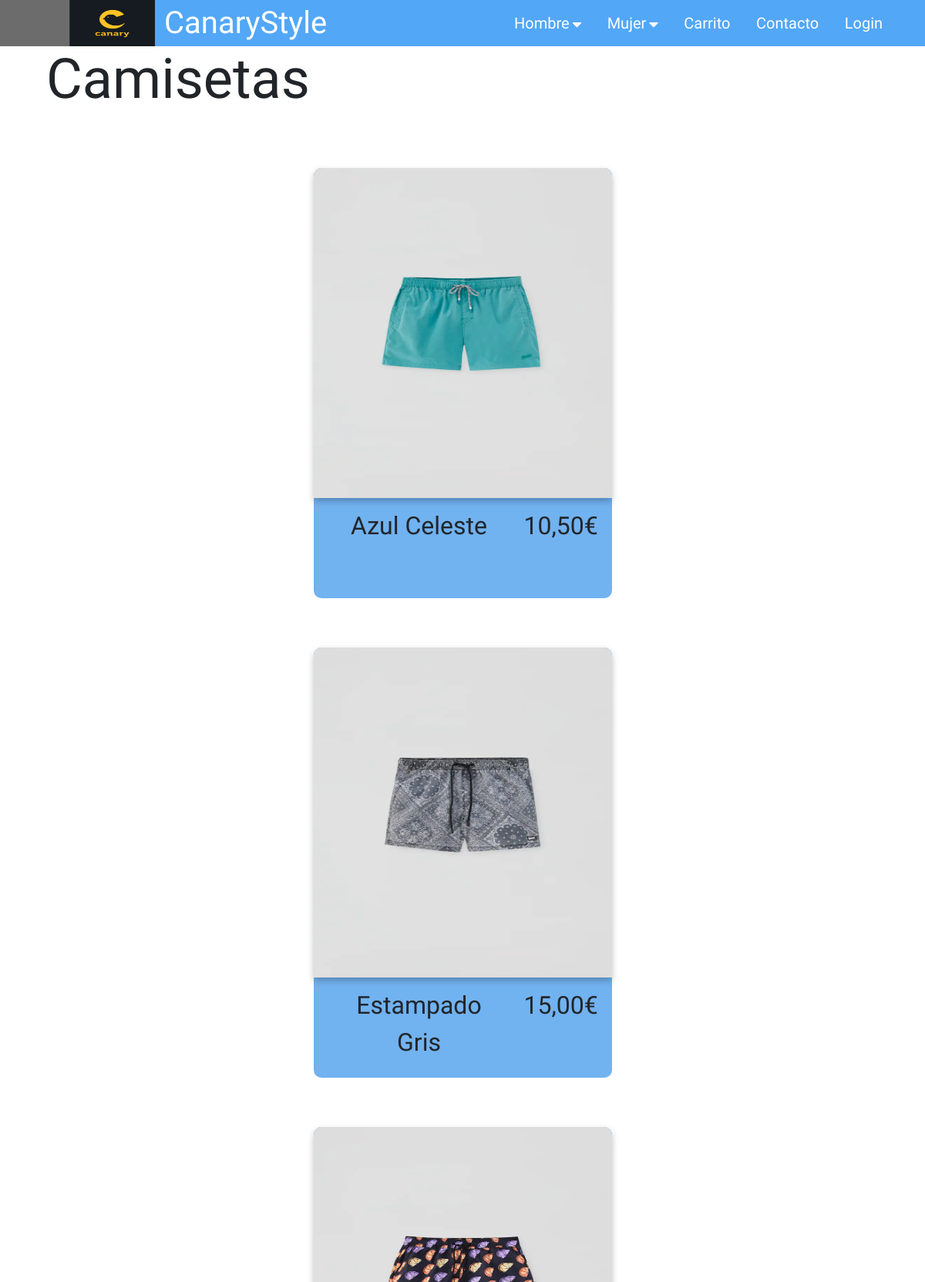
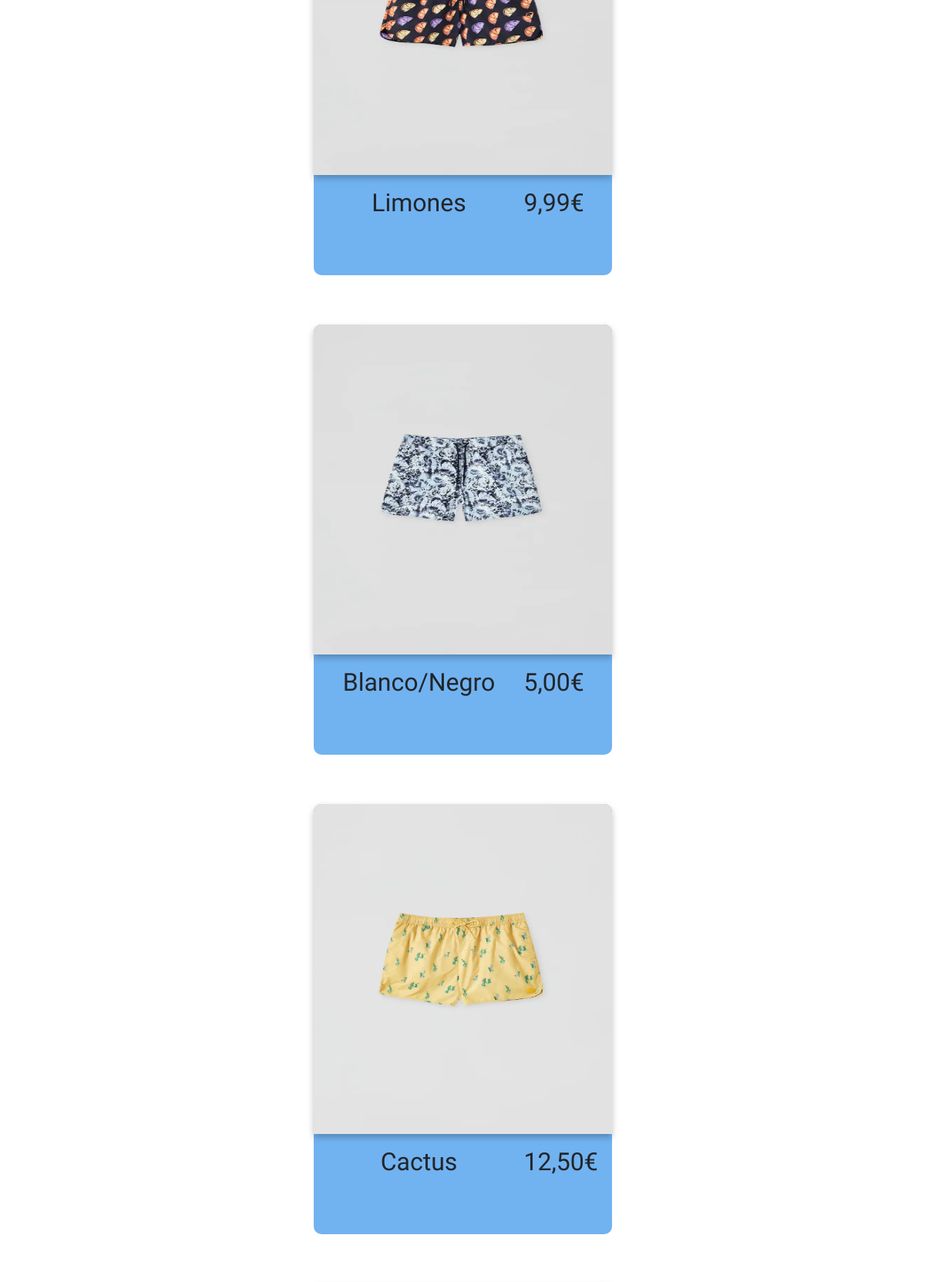
The page /bañadoresHombre.php (upper part) on the database its author committed (2 pictures, top to bottom).
### tables this page shows
CREATE TABLE "articulos" (
	"id"	INTEGER,
	"nombre"	NVARCHAR(200) DEFAULT '',
	"precio"	NVARCHAR(200) DEFAULT '',
	"tipo"	INTEGER,
	"imagen"	BLOB,
	PRIMARY KEY("id")
);

### business.class.php (called while the page is built, shortened)
<?php
include_once 'data-access.class.php';
class User{
    public static function getLoggedUser(){
        if(!isset($_SESSION['user'])) return false;
        return $_SESSION['user'];
    }
}

### data-access.class.php (called while the page is built, shortened)
<?php
class DB{
    private static $connection=null;
    public static function get(){
        if(self::$connection === null){
            self::$connection = new PDO('sqlite:basedatos.db');
            self::$connection->exec('PRAGMA foreign_keys = ON;');
            self::$connection->exec('PRAGMA encoding="UTF-8";');
            self::$connection->setAttribute(PDO::ATTR_ERRMODE, PDO::ERRMODE_EXCEPTION);
        }
        return self::$connection;
    }
    public static function execute_sql($sql,$parms=null){
        try {
            $db = self::get();
            $ints= $db->prepare ( $sql );
            if ($ints->execute($parms)) {
                return $ints;
            }
        }
        catch (PDOException $e) {
            echo '<h3>Error en al DB: ' . $e->getMessage() . '</h3>';
        }
        return false;
    }
}

### bañadoresHombre.php (the view, shortened to what this page needs)
<?php
include_once 'presentation.class.php';
include_once 'data-access.class.php';
echo'
<html lang="en">
<head>
    <meta charset="UTF-8">
    <link rel="stylesheet" href="https://stackpath.bootstrapcdn.com/bootstrap/4.3.1/css/bootstrap.min.css">
    <link href="https://fonts.googleapis.com/css2?family=Red+Hat+Display&display=swap" rel="stylesheet">
    <link rel="stylesheet" href="style.css">
    <link rel="stylesheet" href="https://cdnjs.cloudflare.com/ajax/libs/font-awesome/4.7.0/css/font-awesome.min.css">
    <script src="script.js"></script>
    <script src="https://ajax.googleapis.com/ajax/libs/jquery/3.5.1/jquery.min.js"></script>
    <title>CanaryStyle | CHAQUETAS</title>
</head>
<body>';
View::navigation();
$datos = DB::execute_sql('SELECT * FROM articulos WHERE tipo=4');
    echo '<h1 class="camisetastitulo">Camisetas</h1>
        <div class="center-camisetas">
            <div class="camisetas">';
        $count = 1;
        foreach($datos as $camisetashombre){
            echo '<div class="row">
                <div class="col">
                    <div class="main-camiseta" >';
                        echo "<img  src='images/FotosHombres/Bañadores/bañador{$count}.jpg' alt='camisetas-img1' /> ";
                        echo ' <div class="row marginsetup">
                            <div class="col-8">';
                            echo "<p class='camiseta-title camiseta-text'>{$camisetashombre['nombre']}</p>";
                            echo '</div>
                            <div class="col-4">';
                                echo "<p class='camiseta-price camiseta-text'>{$camisetashombre['precio']}€</p>";
                                echo '
                            </div>
                        </div>
                    </div>
                </div>
            </div>';
            $count++;
        }
        echo'
        </div>
        </div>
<footer>
    <div class="footer-img">
        <img src="images/instagram.png" alt="instagram" class="instagram">
        <img src="images/maps.png" alt="maps" class="maps">
        <img src="images/phone.png" alt="phone" class="phone">
        <img src="images/twitter.png" alt="twitter" class="twitter">
    </div>
    <div class="footer-bottom">
        <div class="footer-terms">
            <a href="contacto.php">Contacto</a>
            <a href="#">Términos y condiciones</a>
        </div>
        <div class="footer-copy">
            © 2021 CanaryStyle
        </div>
    </div>
</footer>
<script>
    var interval;
    var fila = 3;
    function myFunction(x) {
        if (x.matches) { // If media query matches
            fila = 1
            //cargarCatalogo(1,fila)
        } else {
            fila = 2
            getDatos(4,fila)
            //cargarCatalogo(1,fila)
        }
        getDatos(4,fila)
        interval = setInterval(getDatos, 10000, 1,fila)
    }
    function myFunctionY(y) {
        if (y.matches) { // If media query matches
            fila = 0
            //cargarCatalogo(1,fila)
        } else {
            fila = 1
            //cargarCatalogo(1,fila)
        }
        getDatos(4,fila)
        interval = setInterval(getDatos, 10,1,fila)
    }
    var x = window.matchMedia("(min-width : 890px) and (max-width : 1310px)")
    var y = window.matchMedia("(max-width: 889px)")
    myFunction(x) // Call listener function at run time
    x.addListener(myFunction) // Attach listener function on state changes
    myFunctionY(y)
    y.addListener(myFunctionY)
</script>
</body>
</html>';

### presentation.class.php (shortened to what this page needs)
<?php
include_once 'business.class.php';
class View {
    public static function navigation(){
        $user = User::getLoggedUser();
        echo '<header>
        <div class="nav-wrap">
            <div class="nav-block"></div>
            <a href="index.php">
                <img src="images/Captura111.PNG" alt="logo" class="logo">
            </a>
            <a href="index.php" class="logo-name">
                CanaryStyle
            </a>
            <nav>
                <ul>
                    <li><a href="#" class="align">Hombre<i class="fa fa-caret-down"></i></a>
                        <ul class="dropdown">
                            <li><a href="camisetasHombre.php">Camisetas</a></li>
                            <li><a href="pantalonesHombre.php">Pantalones</a></li>
                            <li><a href="chaquetasHombre.php">Chaquetas</a></li>
                            <li><a href="bañadoresHombre.php">Bañadores</a></li>
                            <li><a href="complementosHombre.php">Complementos</a></li>
                        </ul></li>
                    <li><a href="#" class="align">Mujer<i class="fa fa-caret-down"></i></a>
                        <ul class="dropdown">
                            <li><a href="camisetasMujer.php">Camisetas</a></li>
                            <li><a href="pantalonesMujer.php">Pantalones</a></li>
                            <li><a href="chaquetasMujer.php">Chaquetas</a></li>
                            <li><a href="bikinisMujer.php">Bikinis</a></li>
                            <li><a href="complementosMujer.php">Complementos</a></li>
                        </ul></li>
                    <li><a href="carrito.php">Carrito</a></li>
                    <li><a href="contacto.php">Contacto</a></li>
                    ';
        if($user == false) {
            echo '<li><a href="login.php">Login</a></li>';
        }
        echo' </ul>
        </nav>
        </div>
        </header>  ';
    }
}

### style.css (style rules this page uses)
body { margin: 0; font-family: 'Red Hat Display', sans-serif!important; font-style: normal; font-weight: normal; }
header img { max-width: 1200px; width: 100%; }
.nav-block { position: relative; float: left; width: 10%; height: 60px; max-height: 200px; max-width: 90px; background: #6c6c6d; }
.nav-wrap { top: 0; width: 100%; height: 60px; background-color: #52a7f7; }
.logo { position: relative; float: left; width: 111px; height: 60px; }
.logo-name { position: relative; float: left; font-size: 40px; text-decoration: none; color: white; margin-left: 1%; line-height: 60px; height: 50.91px; }
nav { position: relative; float:right; max-width: 50%; width: 35%; }
nav ul { display: flex; align-items: center; justify-content: center; height: 60px; margin: 0; padding: 0; list-style: none; }
nav li { margin-right: 8%; }
nav a { text-decoration: none; color: white; font-size: 20px; }
.camisetastitulo { font-family: 'Red Hat Display', sans-serif; font-size: 72px; margin-left: 5%; }
.camisetas { font-family: 'Red Hat Display', sans-serif; }
.main-camiseta { width: 387px; height: 558px; background: #71b2f0; border-radius: 10px; margin-top: 1em; }
.main-camiseta > img { width: 387px; height: 428px; left: 203px; top: 301px; filter: drop-shadow(0px 4px 4px rgba(0, 0, 0, 0.25)); border-top-left-radius: 10px; border-top-right-radius: 10px; }
.camiseta-text { font-size: 32px; margin-top: 12px; }
.camiseta-title { margin-left: 0.5em; }
.camiseta-price { margin-right: 1em; }
.marginsetup { margin: 0; }
.marginsetup > div { margin: 0 0 0 0; }
nav a > i { display: inline; }
a { text-decoration: none!important; }
.align { display: flex; }
.align > i { margin: 7px 0 0 4px; }
.center-camisetas { display: flex; justify-content: center; }
.col { margin-top: 3em; text-align: center; }

### rows shown on the page
articulos: shows a picture, nombre "Azul Celeste", precio "10,50"
articulos: shows a picture, nombre "Estampado Gris", precio "15,00"
articulos: shows a picture, nombre "Limones", precio "9,99"
articulos: shows a picture, nombre "Blanco/Negro", precio "5,00"
articulos: shows a picture, nombre "Cactus", precio "12,50"
